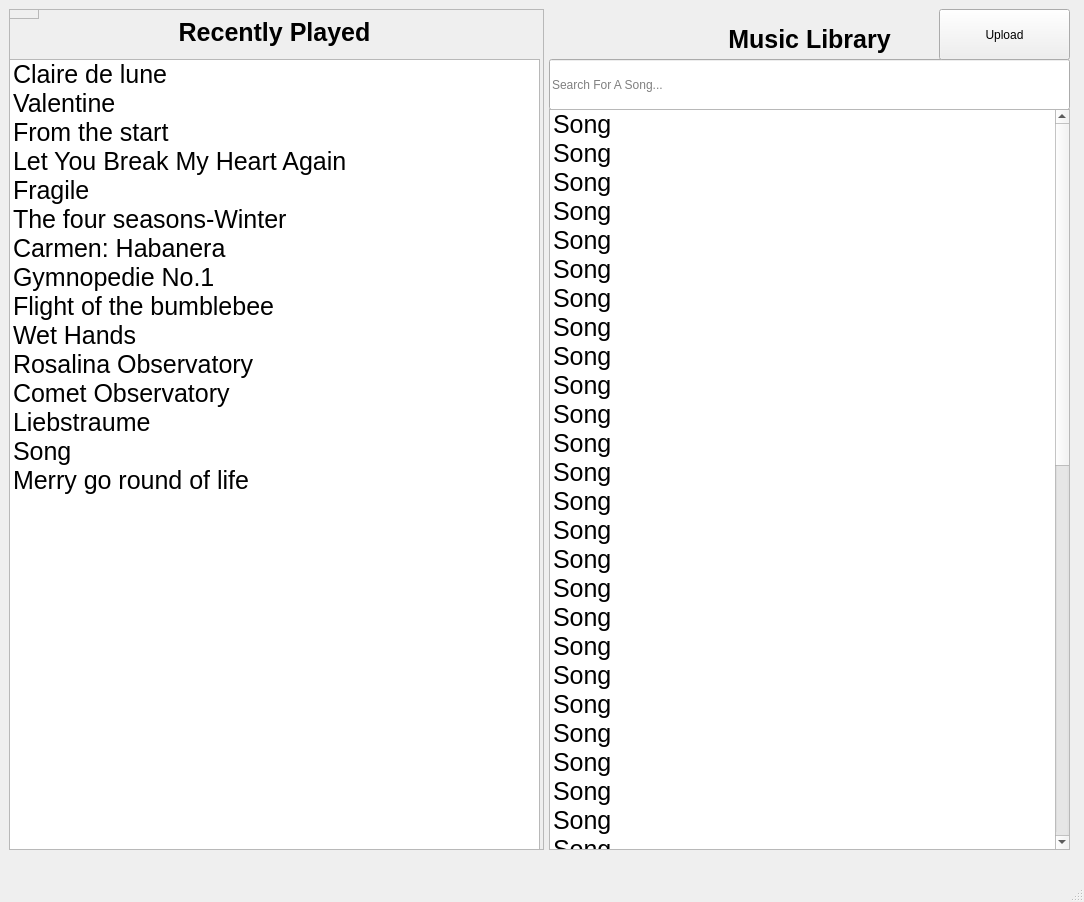
<?xml version="1.0" encoding="UTF-8"?>
<ui version="4.0">
 <class>MainWindow</class>
 <widget class="QMainWindow" name="MainWindow">
  <property name="geometry">
   <rect>
    <x>0</x>
    <y>0</y>
    <width>1084</width>
    <height>902</height>
   </rect>
  </property>
  <property name="windowTitle">
   <string>MainWindow</string>
  </property>
  <widget class="QWidget" name="centralwidget">
   <layout class="QHBoxLayout" name="horizontalLayout_2">
    <item>
     <widget class="QWidget" name="widget" native="true">
      <widget class="QFrame" name="frame">
       <property name="geometry">
        <rect>
         <x>0</x>
         <y>-10</y>
         <width>30</width>
         <height>20</height>
        </rect>
       </property>
       <property name="frameShape">
        <enum>QFrame::StyledPanel</enum>
       </property>
       <property name="frameShadow">
        <enum>QFrame::Raised</enum>
       </property>
       <layout class="QHBoxLayout" name="horizontalLayout_3">
        <item>
         <widget class="QFrame" name="frame_2">
          <property name="frameShape">
           <enum>QFrame::StyledPanel</enum>
          </property>
          <property name="frameShadow">
           <enum>QFrame::Raised</enum>
          </property>
         </widget>
        </item>
       </layout>
      </widget>
      <widget class="QFrame" name="frame_3">
       <property name="geometry">
        <rect>
         <x>0</x>
         <y>0</y>
         <width>535</width>
         <height>841</height>
        </rect>
       </property>
       <property name="frameShape">
        <enum>QFrame::StyledPanel</enum>
       </property>
       <property name="frameShadow">
        <enum>QFrame::Raised</enum>
       </property>
       <widget class="QListWidget" name="RecentlyPlayed">
        <property name="geometry">
         <rect>
          <x>0</x>
          <y>50</y>
          <width>531</width>
          <height>791</height>
         </rect>
        </property>
        <property name="font">
         <font>
          <pointsize>19</pointsize>
         </font>
        </property>
        <property name="wordWrap">
         <bool>false</bool>
        </property>
        <item>
         <property name="text">
          <string>Claire de lune</string>
         </property>
         <property name="font">
          <font>
           <pointsize>19</pointsize>
          </font>
         </property>
        </item>
        <item>
         <property name="text">
          <string>Valentine</string>
         </property>
        </item>
        <item>
         <property name="text">
          <string>From the start</string>
         </property>
        </item>
        <item>
         <property name="text">
          <string>Let You Break My Heart Again</string>
         </property>
        </item>
        <item>
         <property name="text">
          <string>Fragile</string>
         </property>
        </item>
        <item>
         <property name="text">
          <string>The four seasons-Winter</string>
         </property>
        </item>
        <item>
         <property name="text">
          <string>Carmen: Habanera</string>
         </property>
        </item>
        <item>
         <property name="text">
          <string>Gymnopedie No.1</string>
         </property>
        </item>
        <item>
         <property name="text">
          <string>Flight of the bumblebee</string>
         </property>
        </item>
        <item>
         <property name="text">
          <string>Wet Hands</string>
         </property>
        </item>
        <item>
         <property name="text">
          <string>Rosalina Observatory</string>
         </property>
        </item>
        <item>
         <property name="text">
          <string>Comet Observatory</string>
         </property>
        </item>
        <item>
         <property name="text">
          <string>Liebstraume</string>
         </property>
        </item>
        <item>
         <property name="text">
          <string>Song</string>
         </property>
        </item>
        <item>
         <property name="text">
          <string>Merry go round of life</string>
         </property>
         <property name="font">
          <font>
           <pointsize>19</pointsize>
          </font>
         </property>
        </item>
       </widget>
       <widget class="QLabel" name="HeaderRecentlyPlayed">
        <property name="geometry">
         <rect>
          <x>0</x>
          <y>3</y>
          <width>531</width>
          <height>41</height>
         </rect>
        </property>
        <property name="font">
         <font>
          <pointsize>19</pointsize>
          <weight>75</weight>
          <italic>false</italic>
          <bold>true</bold>
          <underline>false</underline>
          <strikeout>false</strikeout>
          <kerning>true</kerning>
         </font>
        </property>
        <property name="text">
         <string>Recently Played</string>
        </property>
        <property name="alignment">
         <set>Qt::AlignCenter</set>
        </property>
       </widget>
      </widget>
      <widget class="QLabel" name="HeaderMusicLibrary">
       <property name="geometry">
        <rect>
         <x>540</x>
         <y>10</y>
         <width>521</width>
         <height>41</height>
        </rect>
       </property>
       <property name="font">
        <font>
         <pointsize>19</pointsize>
         <weight>75</weight>
         <bold>true</bold>
        </font>
       </property>
       <property name="text">
        <string>Music Library</string>
       </property>
       <property name="alignment">
        <set>Qt::AlignCenter</set>
       </property>
      </widget>
      <widget class="QLineEdit" name="SearchBar">
       <property name="geometry">
        <rect>
         <x>540</x>
         <y>50</y>
         <width>521</width>
         <height>51</height>
        </rect>
       </property>
       <property name="text">
        <string/>
       </property>
       <property name="placeholderText">
        <string>Search For A Song...</string>
       </property>
      </widget>
      <widget class="QListWidget" name="ListMusicLibrary">
       <property name="geometry">
        <rect>
         <x>540</x>
         <y>100</y>
         <width>521</width>
         <height>741</height>
        </rect>
       </property>
       <property name="font">
        <font>
         <pointsize>19</pointsize>
        </font>
       </property>
       <item>
        <property name="text">
         <string>Song</string>
        </property>
       </item>
       <item>
        <property name="text">
         <string>Song</string>
        </property>
       </item>
       <item>
        <property name="text">
         <string>Song</string>
        </property>
       </item>
       <item>
        <property name="text">
         <string>Song</string>
        </property>
       </item>
       <item>
        <property name="text">
         <string>Song</string>
        </property>
       </item>
       <item>
        <property name="text">
         <string>Song</string>
        </property>
       </item>
       <item>
        <property name="text">
         <string>Song</string>
        </property>
       </item>
       <item>
        <property name="text">
         <string>Song</string>
        </property>
       </item>
       <item>
        <property name="text">
         <string>Song</string>
        </property>
       </item>
       <item>
        <property name="text">
         <string>Song</string>
        </property>
       </item>
       <item>
        <property name="text">
         <string>Song</string>
        </property>
       </item>
       <item>
        <property name="text">
         <string>Song</string>
        </property>
       </item>
       <item>
        <property name="text">
         <string>Song</string>
        </property>
       </item>
       <item>
        <property name="text">
         <string>Song</string>
        </property>
       </item>
       <item>
        <property name="text">
         <string>Song</string>
        </property>
       </item>
       <item>
        <property name="text">
         <string>Song</string>
        </property>
       </item>
       <item>
        <property name="text">
         <string>Song</string>
        </property>
       </item>
       <item>
        <property name="text">
         <string>Song</string>
        </property>
       </item>
       <item>
        <property name="text">
         <string>Song</string>
        </property>
       </item>
       <item>
        <property name="text">
         <string>Song</string>
        </property>
       </item>
       <item>
        <property name="text">
         <string>Song</string>
        </property>
       </item>
       <item>
        <property name="text">
         <string>Song</string>
        </property>
       </item>
       <item>
        <property name="text">
         <string>Song</string>
        </property>
       </item>
       <item>
        <property name="text">
         <string>Song</string>
        </property>
       </item>
       <item>
        <property name="text">
         <string>Song</string>
        </property>
       </item>
       <item>
        <property name="text">
         <string>Song</string>
        </property>
       </item>
       <item>
        <property name="text">
         <string>Song</string>
        </property>
       </item>
       <item>
        <property name="text">
         <string>Song</string>
        </property>
       </item>
       <item>
        <property name="text">
         <string>Song</string>
        </property>
       </item>
       <item>
        <property name="text">
         <string>Song</string>
        </property>
       </item>
       <item>
        <property name="text">
         <string>Song</string>
        </property>
       </item>
       <item>
        <property name="text">
         <string>Song</string>
        </property>
       </item>
       <item>
        <property name="text">
         <string>Song</string>
        </property>
       </item>
       <item>
        <property name="text">
         <string>Song</string>
        </property>
       </item>
       <item>
        <property name="text">
         <string>Song</string>
        </property>
       </item>
       <item>
        <property name="text">
         <string>Song</string>
        </property>
       </item>
       <item>
        <property name="text">
         <string>Song</string>
        </property>
       </item>
       <item>
        <property name="text">
         <string>Song</string>
        </property>
       </item>
       <item>
        <property name="text">
         <string>Song</string>
        </property>
       </item>
       <item>
        <property name="text">
         <string>Song</string>
        </property>
       </item>
       <item>
        <property name="text">
         <string>Song</string>
        </property>
       </item>
       <item>
        <property name="text">
         <string>Song</string>
        </property>
       </item>
       <item>
        <property name="text">
         <string>Song</string>
        </property>
       </item>
       <item>
        <property name="text">
         <string>Song</string>
        </property>
       </item>
       <item>
        <property name="text">
         <string>Song</string>
        </property>
       </item>
       <item>
        <property name="text">
         <string>Song</string>
        </property>
       </item>
       <item>
        <property name="text">
         <string>Song</string>
        </property>
       </item>
       <item>
        <property name="text">
         <string>Song</string>
        </property>
       </item>
       <item>
        <property name="text">
         <string>Song</string>
        </property>
       </item>
       <item>
        <property name="text">
         <string>swlkjh</string>
        </property>
       </item>
       <item>
        <property name="text">
         <string>Song</string>
        </property>
       </item>
       <item>
        <property name="text">
         <string>Song</string>
        </property>
       </item>
      </widget>
      <widget class="QPushButton" name="pushButton">
       <property name="geometry">
        <rect>
         <x>930</x>
         <y>0</y>
         <width>131</width>
         <height>51</height>
        </rect>
       </property>
       <property name="text">
        <string>Upload</string>
       </property>
       <property name="icon">
        <iconset>
         <normalon>../../Downloads/upload.png</normalon>
        </iconset>
       </property>
       <property name="iconSize">
        <size>
         <width>81</width>
         <height>51</height>
        </size>
       </property>
      </widget>
     </widget>
    </item>
   </layout>
  </widget>
  <widget class="QMenuBar" name="menubar">
   <property name="geometry">
    <rect>
     <x>0</x>
     <y>0</y>
     <width>1084</width>
     <height>21</height>
    </rect>
   </property>
  </widget>
  <widget class="QStatusBar" name="statusbar"/>
 </widget>
 <resources/>
 <connections/>
</ui>
